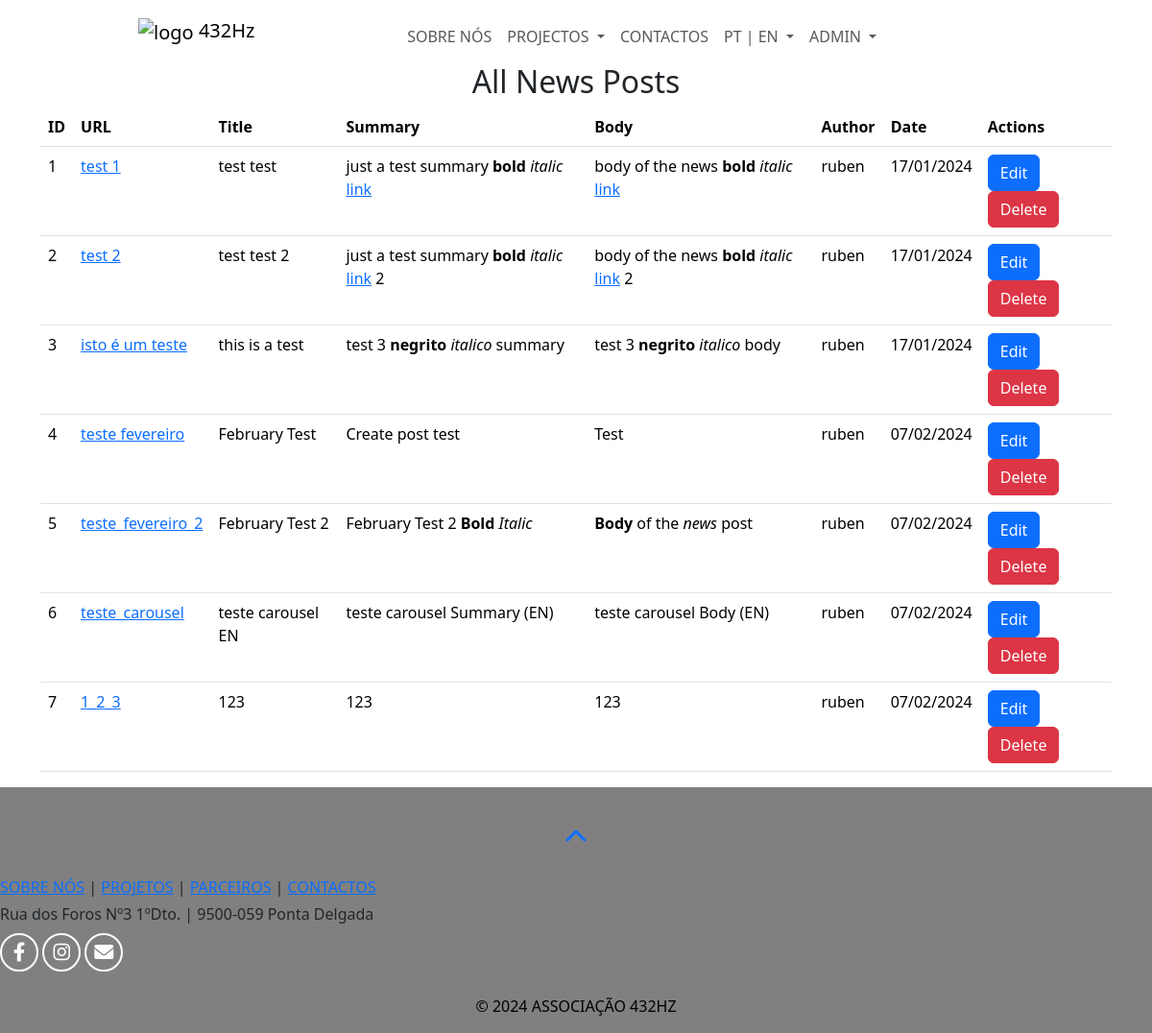
The app's page /news_dashboard (signed in), older data.
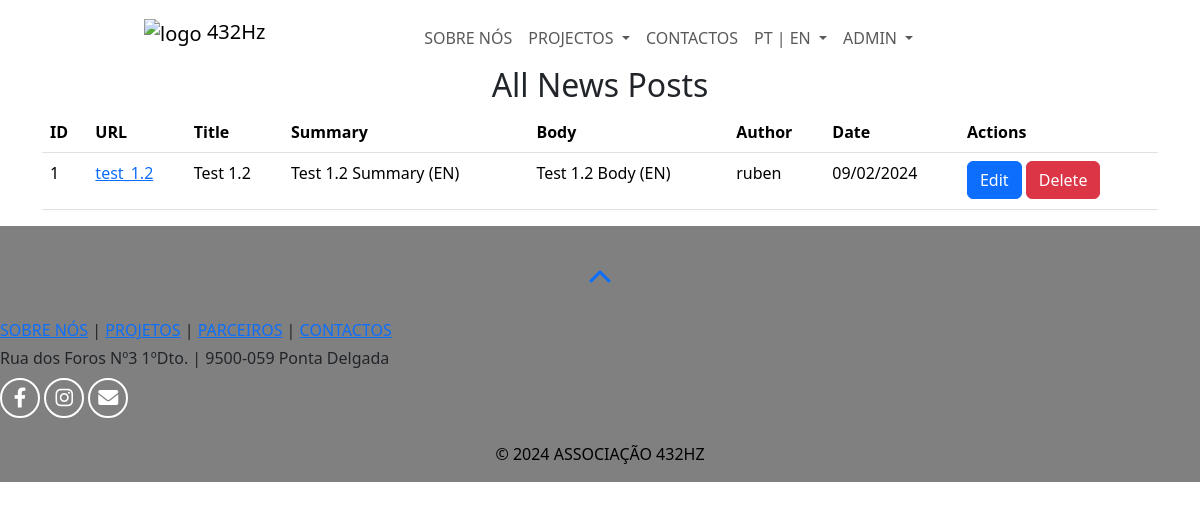
The same page, newer data.
### web432/models.py (models this page shows)
class News(db.Model):
    id = db.Column(db.Integer, primary_key=True)
    news_url = db.Column(db.String(255), unique=True, nullable=False)
    title_en = db.Column(db.String(255), unique=True, nullable=False)
    title_pt = db.Column(db.String(255), unique=True, nullable=False)
    summary_en = db.Column(db.Text, nullable=False)
    summary_pt = db.Column(db.Text, nullable=False)
    body_en = db.Column(db.Text, nullable=False)
    body_pt = db.Column(db.Text, nullable=False)
    author = db.Column(db.String(80), nullable=False)
    cover = db.Column(db.String(200), nullable=True)
    photos = db.Column(db.String(2000), nullable=True)
    photographers = db.Column(db.String(255), nullable=True)
    category = db.Column(db.String(50), nullable=False)
    date = db.Column(db.DateTime, nullable=False)
    date_created = db.Column(db.DateTime, default=datetime.utcnow, nullable=False)

### web432/views.py (the view)
    @app.route("/news_dashboard", methods=["GET"])
    @login_required
    def news_dashboard():
        all_news = News.query.all()
        return render_template('news_dashboard.html', news_posts=all_news)

### web432/templates/news_dashboard.html (shortened to what this page needs)
{% extends "layout.html" %}
{% block pagecss %}
    <link rel="stylesheet" href="/static/stylesheets/dashboard.css">
{% endblock %}
{% block main %}
<div class="container">
    <h2 class="text-center">All News Posts</h2>
    <table class="table">
        <thead>
            <tr>
                <th>ID</th>
                <th>URL</th>
                <th>Title</th>
                <th>Summary</th>
                <th>Body</th>
                <th>Author</th>
                <th>Date</th>
                <th>Actions</th>
            </tr>
        </thead>
        <tbody>
            {% for post in news_posts %}
                <tr>
                    <td>{{ post.id }}</td>
                    <td><a href="{{ url_for('news_url', news_url=post.news_url) }}">{{ post.news_url }}</a></td>
                    <td>{{ post.title_en }}</td>
                    <td>{{ post.summary_en | safe }}</td>
                    <td>{{ post.body_en | safe }}</td>
                    <td>{{ post.author }}</td>
                    <td>{{ post.date.strftime('%d/%m/%Y') }}</td>
                    <td>
                        <a href="{{ url_for('edit_news', news_id=post.id) }}" class="btn btn-primary">Edit</a>
                        <a href="{{ url_for('delete_news', news_id=post.id) }}" class="btn btn-danger">Delete</a>
                    </td>
                </tr>
            {% endfor %}
        </tbody>
    </table>
</div>
{% endblock %}

Row changes from the older to the newer data that the page shows:
removed News: id "2", news_url "test 2", title_en "test test 2", summary_en "just a test summary bold italic link 2", body_en "body of the news bold italic link 2", author "ruben", date "17/01/2024"
removed News: id "3", news_url "isto é um teste", title_en "this is a test", summary_en "test 3 negrito italico summary", body_en "test 3 negrito italico body", author "ruben", date "17/01/2024"
removed News: id "4", news_url "teste fevereiro", title_en "February Test", summary_en "Create post test", body_en "Test", author "ruben", date "07/02/2024"
removed News: id "5", news_url "teste_fevereiro_2", title_en "February Test 2", summary_en "February Test 2 Bold Italic", body_en "Body of the news post", author "ruben", date "07/02/2024"
removed News: id "6", news_url "teste_carousel", title_en "teste carousel EN", summary_en "teste carousel Summary (EN)", body_en "teste carousel Body (EN)", author "ruben", date "07/02/2024"
removed News: id "7", news_url "1_2_3", title_en "123", summary_en "123", body_en "123", author "ruben", date "07/02/2024"
changed News "ruben": news_url "test 1" → "test_1.2"; title_en "test test" → "Test 1.2"; summary_en "just a test summary bold italic link" → "Test 1.2 Summary (EN)"; body_en "body of the news bold italic link" → "Test 1.2 Body (EN)"; date "17/01/2024" → "09/02/2024"
